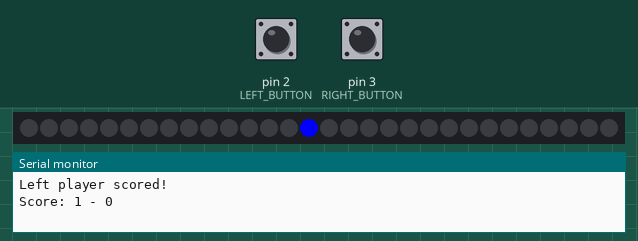
This sketch was run on a simulated Arduino Uno, built with avr-gcc and run on an emulated ATmega328P. Parts: 30 RGB LEDs in strip order, left to right, the last lines printed to the serial monitor. The test bench sets the inputs (shaded band); at power-on: pin 3 (RIGHT_BUTTON) HIGH, pin 2 (LEFT_BUTTON) HIGH. Dim RGB values are drawn brighter than linear; random numbers use the default seed unless the sketch sets one.

Above: at 2.2 s.
2.3 s: pin 3 (RIGHT_BUTTON) pulled LOW for 0.15 s
At 4.3 s:
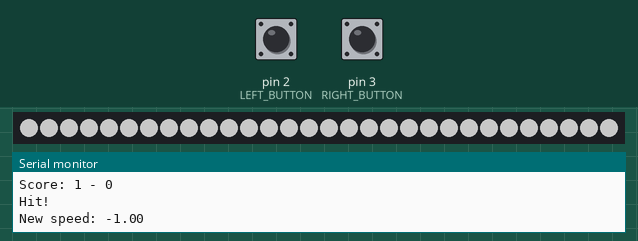
5.4 s: pin 3 (RIGHT_BUTTON) pulsed LOW 2 times (0.12 s each, 0.3 s apart)
At 5.73 s:
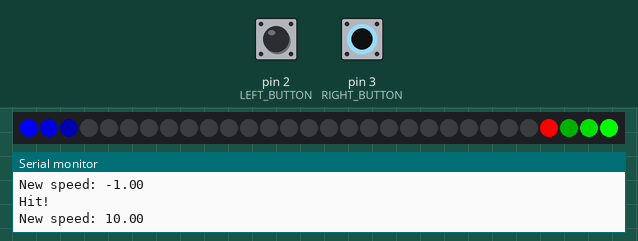
At 25.3 s:
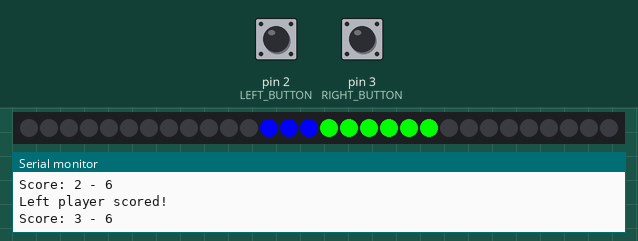

The sketch:

1D_Pong.ino
```cpp
/*
* 1D Pong
*
* A simple game of pong on a 1D NeoPixel strip.
*
* GPOI 2 -> button w internal pullup, left player button
* GPOI 3 -> button w internal pullup, right player button
* GPOI 6 -> NeoPixel strip
*
* NUMPIXELS -> number of pixels in the strip
* PADDLE_SIZE -> number of pixels in the paddle
* MAX_SPEED -> maximum speed of the ball, px/s
* SCORE_TO_WIN -> score needed to win round
* TRIGGER_TIMEOUT -> time between triggers, ms
*
* The level goes on until one of the players reaches SCORE_TO_WIN points.
* at that point the winner's paddle will decrease in size by 1 pixel.
* The game is over when one of the paddles reaches 0 pixels.
*/

#include <Adafruit_NeoPixel.h>

#define LEFT_BUTTON 2 // Pin for the left button
#define RIGHT_BUTTON 3 // Pin for the right button

#define LED_PIN 6 // Pin for the NeoPixel strip
#define NUMPIXELS 30 // Number of pixels in the strip

Adafruit_NeoPixel strip = Adafruit_NeoPixel(NUMPIXELS, LED_PIN, NEO_GRB + NEO_KHZ800);

#define PADDLE_SIZE 3 // Number of pixels in the paddle

int paddleSizeLeft = PADDLE_SIZE; // Size of the left paddle, px
int paddleSizeRight = PADDLE_SIZE; // Size of the right paddle, px

#define MAX_SPEED 30 // Maximum speed of the ball, px/s
float speed = MAX_SPEED/2; // Speed of the ball, px/s
int ballPos = 15; // Position of the ball, px
bool ballDir = true; // Direction of the ball, true = right, false = left

#define SCORE_TO_WIN 5 // Score needed to win round
int scoreLeft = 0; // Score of the left player
int scoreRight = 0; // Score of the right player

unsigned long lastTime = 0; // Time of the last frame

#define TRIGGER_TIMEOUT 500 // Time between triggers, ms

unsigned long lastTriggerTimeLeft = 0; // Time of the last trigger of the left button
unsigned long lastTriggerTimeRight = 0; // Time of the last trigger of the right button

void setup() {
    Serial.begin(9600);

    // Set up buttons with interrupts
    pinMode(LEFT_BUTTON, INPUT_PULLUP);
    pinMode(RIGHT_BUTTON, INPUT_PULLUP);
    attachInterrupt(digitalPinToInterrupt(LEFT_BUTTON), leftPaddle, FALLING);
    attachInterrupt(digitalPinToInterrupt(RIGHT_BUTTON), rightPaddle, FALLING);

    // Set up NeoPixel strip
    strip.begin();
    strip.show();

    // Start game
    restartRound();
}

void loop() {
    unsigned long timeNow = millis();
    if(timeNow - lastTime > 1000/speed) {   // Update the game based on the speed of the ball
        lastTime = timeNow;
        strip.clear();
        drawPaddles();
        updateBall();
        strip.show();
    }
}

// Draw the paddles
void drawPaddles(){
    // Draw left paddle
    for(int i = 0; i < paddleSizeLeft; i++) {
        strip.setPixelColor(i, strip.Color(0, 0, 255-100*i));
    }
    // Draw right paddle
    for(int i = 0; i < paddleSizeRight; i++) {
        strip.setPixelColor(NUMPIXELS - i -1, strip.Color(0, 255-100*i, 0));
    }
}


void updateBall(){
    // Draw ball
    strip.setPixelColor(ballPos, strip.Color(255, 0, 0));
    // Move ball
    if(ballDir) {
        ballPos++;
    } else {
        ballPos--;
    }
    // Check if the ball is out of bounds
    if(ballPos < 0) {
        scoreRight++;
        Serial.println("\r\nRight player scored!");
        printScore();
        restartRound();
    }else if(ballPos > NUMPIXELS-1) {
        scoreLeft++;
        Serial.println("\r\nLeft player scored!");
        printScore();
        displayScore(2000); // Display the score for 2 seconds
        restartRound(); // Start a new round
    }
}

// Print the score to the serial monitor
void printScore(){
    Serial.print("Score: ");
    Serial.print(scoreLeft);
    Serial.print(" - ");
    Serial.println(scoreRight);
}

void leftPaddle(){
    if(millis() - lastTriggerTimeLeft > TRIGGER_TIMEOUT) {  // Check if the button was pressed too recently
        if (ballPos < paddleSizeLeft)  // Check if the ball is in the paddle's range
        {
            ballDir = !ballDir;
            speed = MAX_SPEED/(ballPos+1); // Set the speed of the ball based on the position of the paddle
            Serial.println("Hit!");
            Serial.print("New speed: ");
            Serial.println(speed);
        }
    }

    lastTriggerTimeLeft = millis();
}

void rightPaddle(){
    if (millis() - lastTriggerTimeRight > TRIGGER_TIMEOUT)  // Check if the button was pressed too recently
    {
        if(ballPos > (NUMPIXELS-1)-paddleSizeRight)  // Check if the ball is in the paddle's range
        {
            ballDir = !ballDir;
            speed = MAX_SPEED/((NUMPIXELS)-ballPos); // Set the speed of the ball based on the position of the paddle
            Serial.println("Hit!");
            Serial.print("New speed: ");
            Serial.println(speed);
        }
    }
    lastTriggerTimeLeft = millis();
}

// Blink the strip a certain color a certain number of times with a certain delay
void blinkStrip(uint8_t R, uint8_t G, uint8_t B, int times, int delayTime){
    for(int i = 0; i < times; i++) {
        strip.fill(strip.Color(R, G, B), 0, NUMPIXELS);
        strip.show();
        delay(delayTime);
        strip.clear();
        strip.show();
        delay(delayTime);
    }
}

void restartRound(){
    ballPos = NUMPIXELS/2; // Start in the middle
    ballDir = random(0, 2); // start in random direction
    speed = MAX_SPEED/2; // Start at half speed
    blinkStrip(100,100,100,1,500); // Blink white once
}

// Display the score on the strip
void displayScore(int delayTime){
    strip.clear();
    for (int i = 14; i > 14-scoreLeft; i--) {
        strip.setPixelColor(i, strip.Color(0, 0, 255));
    }
    for (int i = 15; i < 15+scoreRight; i++) {
        strip.setPixelColor(i, strip.Color(0, 255, 0));
    }
    strip.show();
    delay(delayTime);
    if(scoreLeft >= SCORE_TO_WIN || scoreRight >= SCORE_TO_WIN) { // Check if level is over
        newLevel();
    }
}

// Start a new level with a smaler paddle for the player who won
void newLevel(){
    if (scoreLeft >= SCORE_TO_WIN)
    {
        blinkStrip(0, 0, 255, 3, 250); // Blink blue 2 times
        paddleSizeLeft--;
        if(paddleSizeLeft < 1) {
            blinkStrip(0, 0, 255, 1, 2000);
            newGame();
        }
    }
    else if (scoreRight >= SCORE_TO_WIN)
    {
        blinkStrip(0, 255, 0, 3, 250); // Blink green 2 times
        paddleSizeRight--;
        if(paddleSizeRight < 1) {
            blinkStrip(0, 255, 0, 1, 2000);
            newGame();
        }
    }
    scoreLeft = 0;
    scoreRight = 0;
}

// Start a new game with the default paddle size
void newGame(){
    scoreLeft = 0;
    scoreRight = 0;
    paddleSizeLeft = PADDLE_SIZE;
    paddleSizeRight = PADDLE_SIZE;
    blinkStrip(100, 100, 100, 2, 1000); // Blink red 5 times
}
```

Measured:
- what the display in image 1 shows lasts 0.5 s, from 3.9 s to 4.4 s
